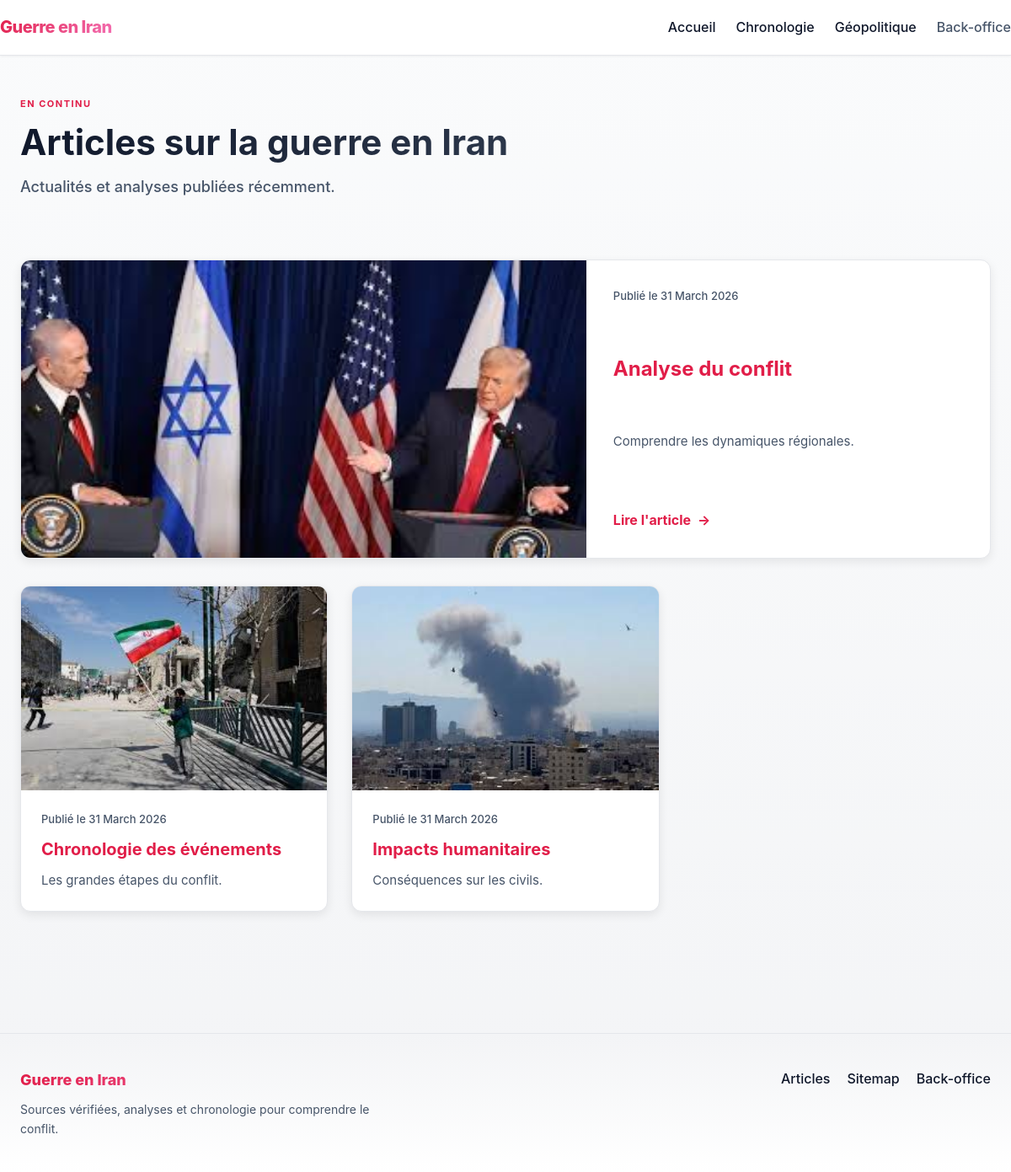
The app's page /frontoffice/index.php with its own data.
### tables this page shows
CREATE TABLE articles (
    id INT AUTO_INCREMENT PRIMARY KEY,
    titre VARCHAR(255) NOT NULL,
    slug VARCHAR(255) NOT NULL UNIQUE,
    resume TEXT,
    meta_title VARCHAR(255),
    meta_description VARCHAR(255),
    contenu LONGTEXT,
    image VARCHAR(255),
    categorie VARCHAR(100),
    created_at DATETIME DEFAULT CURRENT_TIMESTAMP,
    updated_at DATETIME DEFAULT CURRENT_TIMESTAMP ON UPDATE CURRENT_TIMESTAMP,
    statut ENUM('publié', 'brouillon') DEFAULT 'publié',
    auteur_id INT,
    CONSTRAINT fk_articles_utilisateur FOREIGN KEY (auteur_id) REFERENCES utilisateurs(id) ON DELETE SET NULL ON UPDATE CASCADE
);

### frontoffice/index.php (the view, shortened to what this page needs)
<?php
function format_date(?string $value): string
{
    return $value ? date('d F Y', strtotime($value)) : '';
}
$articles = [];
$errorMessage = '';
try {
    $pdo = get_pdo();
    $stmt = $pdo->query(
        'SELECT id, titre, resume, slug, image, meta_title, meta_description, created_at AS published_at
         FROM articles
         WHERE (statut IS NULL OR statut LIKE \'publi%\')
         ORDER BY created_at DESC'
    );
    $articles = $stmt->fetchAll();
} catch (Throwable $e) {
    http_response_code(500);
    $errorMessage = "Impossible de charger les articles. Vérifiez la connexion à la base de données.";
    error_log('[frontoffice-index] DB error: ' . $e->getMessage());
}
require_once __DIR__ . '/../includes/header.php';
?>
<div class="container layout-listing">
    <section class="headline">
        <p class="eyebrow">En continu</p>
        <h1>Articles sur la guerre en Iran</h1>
        <p class="lede">Actualités et analyses publiées récemment.</p>
    </section>
    <?php if ($errorMessage !== ''): ?>
        <div class="alert alert-error"><?php echo htmlspecialchars($errorMessage); ?></div>
    <?php elseif (empty($articles)): ?>
        <p>Aucun article disponible pour le moment.</p>
    <?php else: ?>
        <?php $featured = $articles[0]; $rest = array_slice($articles, 1); ?>
        <article class="card card--featured">
            <a class="card__image" href="/article/<?php echo htmlspecialchars($featured['slug']); ?>">
                <img src="/uploads/<?php echo htmlspecialchars($featured['image'] && $featured['image'] !== '' ? $featured['image'] : 'image1.jpg'); ?>" alt="<?php echo htmlspecialchars($featured['meta_description'] ?? $featured['resume'] ?? $featured['titre']); ?>" loading="eager" fetchpriority="high">
            </a>
            <div class="card__body">
                <p class="meta">Publié le <?php echo htmlspecialchars(format_date($featured['published_at'])); ?></p>
                <h2 class="card__title"><a href="/article/<?php echo htmlspecialchars($featured['slug']); ?>"><?php echo htmlspecialchars($featured['titre']); ?></a></h2>
                <?php if (!empty($featured['resume'])): ?>
                    <p class="card__summary"><?php echo htmlspecialchars($featured['resume']); ?></p>
                <?php endif; ?>
                <a class="card__cta" href="/article/<?php echo htmlspecialchars($featured['slug']); ?>">Lire l'article</a>
            </div>
        </article>
        <div class="grid grid--listing">
            <?php foreach ($rest as $article): ?>
                <article class="card card--compact">
                    <a class="card__image" href="/article/<?php echo htmlspecialchars($article['slug']); ?>">
                        <img src="/uploads/<?php echo htmlspecialchars($article['image'] && $article['image'] !== '' ? $article['image'] : 'image2.jpg'); ?>" alt="<?php echo htmlspecialchars($article['meta_description'] ?? $article['resume'] ?? $article['titre']); ?>" loading="lazy">
                    </a>
                    <div class="card__body">
                        <p class="meta">Publié le <?php echo htmlspecialchars(format_date($article['published_at'])); ?></p>
                        <h3 class="card__title"><a href="/article/<?php echo htmlspecialchars($article['slug']); ?>"><?php echo htmlspecialchars($article['titre']); ?></a></h3>
                        <?php if (!empty($article['resume'])): ?>
                            <p class="card__summary"><?php echo htmlspecialchars($article['resume']); ?></p>
                        <?php endif; ?>
                    </div>
                </article>
            <?php endforeach; ?>
        </div>
    <?php endif; ?>
</div>
<?php require_once __DIR__ . '/../includes/footer.php'; ?>

### includes/header.php (shortened to what this page needs)
<!DOCTYPE html>
<html lang="fr">
<head>
    <link rel="stylesheet" href="/assets/css/front.css">
</head>
<body>
<header class="masthead">
    <div class="container masthead__inner">
        <a class="brand" href="/articles">Guerre en Iran</a>
        <nav class="main-nav" aria-label="Navigation principale">
            <a href="/articles" class="nav-link">Accueil</a>
            <a href="/categorie/chronologie" class="nav-link">Chronologie</a>
            <a href="/categorie/geopolitique" class="nav-link">Géopolitique</a>
            <a href="/backoffice/login.php" class="nav-link nav-link--muted">Back-office</a>
        </nav>
    </div>
</header>
<main class="page-shell">

### includes/footer.php (shortened to what this page needs)
</main>
<footer class="site-footer">
    <div class="container footer__inner">
        <div>
            <p class="footer-brand">Guerre en Iran</p>
            <p class="footer-text">Sources vérifiées, analyses et chronologie pour comprendre le conflit.</p>
        </div>
        <div class="footer-links">
            <a href="/articles" class="nav-link">Articles</a>
            <a href="/sitemap.xml" class="nav-link">Sitemap</a>
            <a href="/backoffice/login.php" class="nav-link">Back-office</a>
        </div>
    </div>
</footer>
</body>
</html>

### records on screen
articles: image (picture), created_at "31 March 2026", titre "Analyse du conflit", resume "Comprendre les dynamiques régionales."
articles: image (picture), created_at "31 March 2026", titre "Chronologie des événements", resume "Les grandes étapes du conflit."
articles: image (picture), created_at "31 March 2026", titre "Impacts humanitaires", resume "Conséquences sur les civils."
